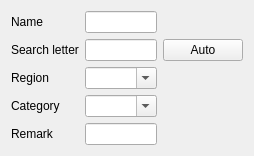
               <widget class="QWidget" name="scrollAreaWidgetContents_Singer">
                <property name="geometry">
                 <rect>
                  <x>0</x>
                  <y>0</y>
                  <width>248</width>
                  <height>154</height>
                 </rect>
                </property>
                <layout class="QGridLayout" name="hLayoutSinger5">
                 <item row="0" column="0">
                  <widget class="QLabel" name="lblSinger1">
                   <property name="text">
                    <string>Name</string>
                   </property>
                   <property name="buddy">
                    <cstring>txtSingerName</cstring>
                   </property>
                  </widget>
                 </item>
                 <item row="0" column="1">
                  <widget class="QLineEdit" name="txtSingerName"/>
                 </item>
                 <item row="1" column="0">
                  <widget class="QLabel" name="lblSinger2">
                   <property name="text">
                    <string>Search letter</string>
                   </property>
                   <property name="buddy">
                    <cstring>txtSingerSearch</cstring>
                   </property>
                  </widget>
                 </item>
                 <item row="1" column="1">
                  <widget class="QLineEdit" name="txtSingerSearch">
                   <property name="inputMethodHints">
                    <set>Qt::ImhLatinOnly|Qt::ImhUppercaseOnly</set>
                   </property>
                  </widget>
                 </item>
                 <item row="1" column="2">
                  <widget class="QPushButton" name="btnSingerSearch">
                   <property name="text">
                    <string>Auto</string>
                   </property>
                  </widget>
                 </item>
                 <item row="2" column="0">
                  <widget class="QLabel" name="lblSinger3">
                   <property name="text">
                    <string>Region</string>
                   </property>
                   <property name="buddy">
                    <cstring>cmbSingerRegion</cstring>
                   </property>
                  </widget>
                 </item>
                 <item row="2" column="1">
                  <widget class="QComboBox" name="cmbSingerRegion">
                   <property name="editable">
                    <bool>true</bool>
                   </property>
                  </widget>
                 </item>
                 <item row="3" column="0">
                  <widget class="QLabel" name="lblSinger4">
                   <property name="text">
                    <string>Category</string>
                   </property>
                   <property name="buddy">
                    <cstring>cmbSingerType</cstring>
                   </property>
                  </widget>
                 </item>
                 <item row="3" column="1">
                  <widget class="QComboBox" name="cmbSingerType">
                   <property name="editable">
                    <bool>true</bool>
                   </property>
                  </widget>
                 </item>
                 <item row="4" column="0">
                  <widget class="QLabel" name="lblSinger5">
                   <property name="text">
                    <string>Remark</string>
                   </property>
                   <property name="buddy">
                    <cstring>txtSingerRemark</cstring>
                   </property>
                  </widget>
                 </item>
                 <item row="4" column="1">
                  <widget class="QLineEdit" name="txtSingerRemark"/>
                 </item>
                </layout>
               </widget>
